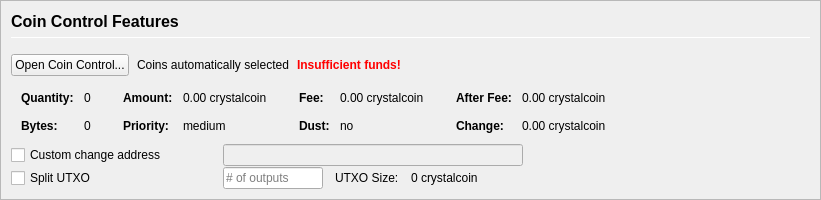
         <widget class="QFrame" name="frameCoinControl">
          <property name="sizePolicy">
           <sizepolicy hsizetype="Expanding" vsizetype="Expanding">
            <horstretch>0</horstretch>
            <verstretch>0</verstretch>
           </sizepolicy>
          </property>
          <property name="maximumSize">
           <size>
            <width>16777215</width>
            <height>16777215</height>
           </size>
          </property>
          <property name="frameShape">
           <enum>QFrame::StyledPanel</enum>
          </property>
          <property name="frameShadow">
           <enum>QFrame::Sunken</enum>
          </property>
          <layout class="QVBoxLayout" name="verticalLayoutCoinControl2">
           <property name="spacing">
            <number>0</number>
           </property>
           <property name="leftMargin">
            <number>0</number>
           </property>
           <property name="topMargin">
            <number>0</number>
           </property>
           <property name="rightMargin">
            <number>0</number>
           </property>
           <property name="bottomMargin">
            <number>0</number>
           </property>
           <item>
            <widget class="QFrame" name="frameCoinControl_BG">
             <layout class="QVBoxLayout" name="verticalLayoutCoinControl" stretch="0,0,0,0,0,0">
              <property name="spacing">
               <number>1</number>
              </property>
              <property name="leftMargin">
               <number>10</number>
              </property>
              <property name="topMargin">
               <number>10</number>
              </property>
              <item>
               <layout class="QHBoxLayout" name="horizontalLayoutCoinControl1">
                <property name="bottomMargin">
                 <number>15</number>
                </property>
                <item>
                 <layout class="QVBoxLayout" name="verticalLayout_3">
                  <property name="spacing">
                   <number>6</number>
                  </property>
                  <item>
                   <widget class="QLabel" name="labelCoinControlFeatures">
                    <property name="sizePolicy">
                     <sizepolicy hsizetype="Preferred" vsizetype="Maximum">
                      <horstretch>0</horstretch>
                      <verstretch>0</verstretch>
                     </sizepolicy>
                    </property>
                    <property name="minimumSize">
                     <size>
                      <width>0</width>
                      <height>20</height>
                     </size>
                    </property>
                    <property name="font">
                     <font>
                      <pointsize>12</pointsize>
                      <weight>75</weight>
                      <bold>true</bold>
                     </font>
                    </property>
                    <property name="styleSheet">
                     <string notr="true">font-weight:bold;</string>
                    </property>
                    <property name="text">
                     <string>Coin Control Features</string>
                    </property>
                   </widget>
                  </item>
                  <item>
                   <widget class="Line" name="line">
                    <property name="minimumSize">
                     <size>
                      <width>0</width>
                      <height>1</height>
                     </size>
                    </property>
                    <property name="maximumSize">
                     <size>
                      <width>16777215</width>
                      <height>1</height>
                     </size>
                    </property>
                    <property name="orientation">
                     <enum>Qt::Horizontal</enum>
                    </property>
                   </widget>
                  </item>
                 </layout>
                </item>
               </layout>
              </item>
              <item>
               <layout class="QHBoxLayout" name="horizontalLayoutCoinControl2" stretch="0,0,0,0">
                <property name="spacing">
                 <number>8</number>
                </property>
                <property name="bottomMargin">
                 <number>10</number>
                </property>
                <item>
                 <widget class="QPushButton" name="pushButtonCoinControl">
                  <property name="styleSheet">
                   <string notr="true"/>
                  </property>
                  <property name="text">
                   <string>Open Coin Control...</string>
                  </property>
                  <property name="autoDefault">
                   <bool>false</bool>
                  </property>
                 </widget>
                </item>
                <item>
                 <widget class="QLabel" name="labelCoinControlAutomaticallySelected">
                  <property name="text">
                   <string>Coins automatically selected</string>
                  </property>
                  <property name="margin">
                   <number>5</number>
                  </property>
                 </widget>
                </item>
                <item>
                 <widget class="QLabel" name="labelCoinControlInsuffFunds">
                  <property name="font">
                   <font>
                    <weight>75</weight>
                    <bold>true</bold>
                   </font>
                  </property>
                  <property name="styleSheet">
                   <string notr="true">color:red;font-weight:bold;</string>
                  </property>
                  <property name="text">
                   <string>Insufficient funds!</string>
                  </property>
                  <property name="margin">
                   <number>5</number>
                  </property>
                 </widget>
                </item>
                <item>
                 <spacer name="horizontalSpacerCoinControl">
                  <property name="orientation">
                   <enum>Qt::Horizontal</enum>
                  </property>
                  <property name="sizeHint" stdset="0">
                   <size>
                    <width>40</width>
                    <height>1</height>
                   </size>
                  </property>
                 </spacer>
                </item>
               </layout>
              </item>
              <item>
               <widget class="QWidget" name="widgetCoinControl" native="true">
                <property name="sizePolicy">
                 <sizepolicy hsizetype="Preferred" vsizetype="Preferred">
                  <horstretch>0</horstretch>
                  <verstretch>0</verstretch>
                 </sizepolicy>
                </property>
                <property name="minimumSize">
                 <size>
                  <width>0</width>
                  <height>0</height>
                 </size>
                </property>
                <property name="styleSheet">
                 <string notr="true"/>
                </property>
                <layout class="QHBoxLayout" name="horizontalLayoutCoinControl5">
                 <property name="leftMargin">
                  <number>0</number>
                 </property>
                 <property name="topMargin">
                  <number>0</number>
                 </property>
                 <property name="rightMargin">
                  <number>0</number>
                 </property>
                 <property name="bottomMargin">
                  <number>0</number>
                 </property>
                 <item>
                  <layout class="QHBoxLayout" name="horizontalLayoutCoinControl3" stretch="0,0,0,1">
                   <property name="spacing">
                    <number>20</number>
                   </property>
                   <property name="topMargin">
                    <number>0</number>
                   </property>
                   <property name="bottomMargin">
                    <number>10</number>
                   </property>
                   <item>
                    <layout class="QFormLayout" name="formLayoutCoinControl1">
                     <property name="horizontalSpacing">
                      <number>10</number>
                     </property>
                     <property name="verticalSpacing">
                      <number>14</number>
                     </property>
                     <property name="leftMargin">
                      <number>10</number>
                     </property>
                     <property name="topMargin">
                      <number>4</number>
                     </property>
                     <property name="rightMargin">
                      <number>6</number>
                     </property>
                     <item row="0" column="0">
                      <widget class="QLabel" name="labelCoinControlQuantityText">
                       <property name="font">
                        <font>
                         <weight>75</weight>
                         <bold>true</bold>
                        </font>
                       </property>
                       <property name="text">
                        <string>Quantity:</string>
                       </property>
                       <property name="margin">
                        <number>0</number>
                       </property>
                      </widget>
                     </item>
                     <item row="0" column="1">
                      <widget class="QLabel" name="labelCoinControlQuantity">
                       <property name="cursor">
                        <cursorShape>IBeamCursor</cursorShape>
                       </property>
                       <property name="contextMenuPolicy">
                        <enum>Qt::ActionsContextMenu</enum>
                       </property>
                       <property name="text">
                        <string notr="true">0</string>
                       </property>
                       <property name="margin">
                        <number>0</number>
                       </property>
                       <property name="textInteractionFlags">
                        <set>Qt::LinksAccessibleByMouse|Qt::TextSelectableByKeyboard|Qt::TextSelectableByMouse</set>
                       </property>
                      </widget>
                     </item>
                     <item row="1" column="0">
                      <widget class="QLabel" name="labelCoinControlBytesText">
                       <property name="font">
                        <font>
                         <weight>75</weight>
                         <bold>true</bold>
                        </font>
                       </property>
                       <property name="text">
                        <string>Bytes:</string>
                       </property>
                      </widget>
                     </item>
                     <item row="1" column="1">
                      <widget class="QLabel" name="labelCoinControlBytes">
                       <property name="cursor">
                        <cursorShape>IBeamCursor</cursorShape>
                       </property>
                       <property name="contextMenuPolicy">
                        <enum>Qt::ActionsContextMenu</enum>
                       </property>
                       <property name="text">
                        <string notr="true">0</string>
                       </property>
                       <property name="textInteractionFlags">
                        <set>Qt::LinksAccessibleByMouse|Qt::TextSelectableByKeyboard|Qt::TextSelectableByMouse</set>
                       </property>
                      </widget>
                     </item>
                    </layout>
                   </item>
                   <item>
                    <layout class="QFormLayout" name="formLayoutCoinControl2">
                     <property name="horizontalSpacing">
                      <number>10</number>
                     </property>
                     <property name="verticalSpacing">
                      <number>14</number>
                     </property>
                     <property name="leftMargin">
                      <number>6</number>
                     </property>
                     <property name="topMargin">
                      <number>4</number>
                     </property>
                     <property name="rightMargin">
                      <number>6</number>
                     </property>
                     <item row="0" column="0">
                      <widget class="QLabel" name="labelCoinControlAmountText">
                       <property name="font">
                        <font>
                         <weight>75</weight>
                         <bold>true</bold>
                        </font>
                       </property>
                       <property name="text">
                        <string>Amount:</string>
                       </property>
                       <property name="margin">
                        <number>0</number>
                       </property>
                      </widget>
                     </item>
                     <item row="0" column="1">
                      <widget class="QLabel" name="labelCoinControlAmount">
                       <property name="cursor">
                        <cursorShape>IBeamCursor</cursorShape>
                       </property>
                       <property name="contextMenuPolicy">
                        <enum>Qt::ActionsContextMenu</enum>
                       </property>
                       <property name="text">
                        <string notr="true">0.00 crystalcoin</string>
                       </property>
                       <property name="textInteractionFlags">
                        <set>Qt::LinksAccessibleByMouse|Qt::TextSelectableByKeyboard|Qt::TextSelectableByMouse</set>
                       </property>
                      </widget>
                     </item>
                     <item row="1" column="0">
                      <widget class="QLabel" name="labelCoinControlPriorityText">
                       <property name="font">
                        <font>
                         <weight>75</weight>
                         <bold>true</bold>
                        </font>
                       </property>
                       <property name="text">
                        <string>Priority:</string>
                       </property>
                      </widget>
                     </item>
                     <item row="1" column="1">
                      <widget class="QLabel" name="labelCoinControlPriority">
                       <property name="cursor">
                        <cursorShape>IBeamCursor</cursorShape>
                       </property>
                       <property name="contextMenuPolicy">
                        <enum>Qt::ActionsContextMenu</enum>
                       </property>
                       <property name="text">
                        <string>medium</string>
                       </property>
                       <property name="textInteractionFlags">
                        <set>Qt::LinksAccessibleByMouse|Qt::TextSelectableByKeyboard|Qt::TextSelectableByMouse</set>
                       </property>
                      </widget>
                     </item>
                    </layout>
                   </item>
                   <item>
                    <layout class="QFormLayout" name="formLayoutCoinControl3">
                     <property name="horizontalSpacing">
                      <number>10</number>
                     </property>
                     <property name="verticalSpacing">
                      <number>14</number>
                     </property>
                     <property name="leftMargin">
                      <number>6</number>
                     </property>
                     <property name="topMargin">
                      <number>4</number>
                     </property>
                     <property name="rightMargin">
                      <number>6</number>
                     </property>
                     <item row="0" column="0">
                      <widget class="QLabel" name="labelCoinControlFeeText">
                       <property name="font">
                        <font>
                         <weight>75</weight>
                         <bold>true</bold>
                        </font>
                       </property>
                       <property name="text">
                        <string>Fee:</string>
                       </property>
                       <property name="margin">
                        <number>0</number>
                       </property>
                      </widget>
                     </item>
                     <item row="0" column="1">
                      <widget class="QLabel" name="labelCoinControlFee">
                       <property name="cursor">
                        <cursorShape>IBeamCursor</cursorShape>
                       </property>
                       <property name="contextMenuPolicy">
                        <enum>Qt::ActionsContextMenu</enum>
                       </property>
                       <property name="text">
                        <string notr="true">0.00 crystalcoin</string>
                       </property>
                       <property name="textInteractionFlags">
                        <set>Qt::LinksAccessibleByMouse|Qt::TextSelectableByKeyboard|Qt::TextSelectableByMouse</set>
                       </property>
                      </widget>
                     </item>
                     <item row="1" column="0">
                      <widget class="QLabel" name="labelCoinControlLowOutputText">
                       <property name="font">
                        <font>
                         <weight>75</weight>
                         <bold>true</bold>
                        </font>
                       </property>
                       <property name="text">
                        <string>Dust:</string>
                       </property>
                      </widget>
                     </item>
                     <item row="1" column="1">
                      <widget class="QLabel" name="labelCoinControlLowOutput">
                       <property name="cursor">
                        <cursorShape>IBeamCursor</cursorShape>
                       </property>
                       <property name="contextMenuPolicy">
                        <enum>Qt::ActionsContextMenu</enum>
                       </property>
                       <property name="text">
                        <string>no</string>
                       </property>
                       <property name="textInteractionFlags">
                        <set>Qt::LinksAccessibleByMouse|Qt::TextSelectableByKeyboard|Qt::TextSelectableByMouse</set>
                       </property>
                      </widget>
                     </item>
                    </layout>
                   </item>
                   <item>
                    <layout class="QFormLayout" name="formLayoutCoinControl4">
                     <property name="horizontalSpacing">
                      <number>10</number>
                     </property>
                     <property name="verticalSpacing">
                      <number>14</number>
                     </property>
                     <property name="leftMargin">
                      <number>6</number>
                     </property>
                     <property name="topMargin">
                      <number>4</number>
                     </property>
                     <property name="rightMargin">
                      <number>6</number>
                     </property>
                     <item row="0" column="0">
                      <widget class="QLabel" name="labelCoinControlAfterFeeText">
                       <property name="font">
                        <font>
                         <weight>75</weight>
                         <bold>true</bold>
                        </font>
                       </property>
                       <property name="text">
                        <string>After Fee:</string>
                       </property>
                       <property name="margin">
                        <number>0</number>
                       </property>
                      </widget>
                     </item>
                     <item row="0" column="1">
                      <widget class="QLabel" name="labelCoinControlAfterFee">
                       <property name="cursor">
                        <cursorShape>IBeamCursor</cursorShape>
                       </property>
                       <property name="contextMenuPolicy">
                        <enum>Qt::ActionsContextMenu</enum>
                       </property>
                       <property name="text">
                        <string notr="true">0.00 crystalcoin</string>
                       </property>
                       <property name="textInteractionFlags">
                        <set>Qt::LinksAccessibleByMouse|Qt::TextSelectableByKeyboard|Qt::TextSelectableByMouse</set>
                       </property>
                      </widget>
                     </item>
                     <item row="1" column="0">
                      <widget class="QLabel" name="labelCoinControlChangeText">
                       <property name="font">
                        <font>
                         <weight>75</weight>
                         <bold>true</bold>
                        </font>
                       </property>
                       <property name="text">
                        <string>Change:</string>
                       </property>
                      </widget>
                     </item>
                     <item row="1" column="1">
                      <widget class="QLabel" name="labelCoinControlChange">
                       <property name="cursor">
                        <cursorShape>IBeamCursor</cursorShape>
                       </property>
                       <property name="contextMenuPolicy">
                        <enum>Qt::ActionsContextMenu</enum>
                       </property>
                       <property name="text">
                        <string notr="true">0.00 crystalcoin</string>
                       </property>
                       <property name="textInteractionFlags">
                        <set>Qt::LinksAccessibleByMouse|Qt::TextSelectableByKeyboard|Qt::TextSelectableByMouse</set>
                       </property>
                      </widget>
                     </item>
                    </layout>
                   </item>
                  </layout>
                 </item>
                </layout>
               </widget>
              </item>
              <item>
               <layout class="QHBoxLayout" name="horizontalLayoutCoinControl4">
                <property name="spacing">
                 <number>12</number>
                </property>
                <property name="sizeConstraint">
                 <enum>QLayout::SetDefaultConstraint</enum>
                </property>
                <property name="topMargin">
                 <number>0</number>
                </property>
                <property name="rightMargin">
                 <number>0</number>
                </property>
                <item>
                 <widget class="QCheckBox" name="checkBoxCoinControlChange">
                  <property name="sizePolicy">
                   <sizepolicy hsizetype="Preferred" vsizetype="Preferred">
                    <horstretch>0</horstretch>
                    <verstretch>0</verstretch>
                   </sizepolicy>
                  </property>
                  <property name="minimumSize">
                   <size>
                    <width>200</width>
                    <height>0</height>
                   </size>
                  </property>
                  <property name="maximumSize">
                   <size>
                    <width>200</width>
                    <height>16777215</height>
                   </size>
                  </property>
                  <property name="toolTip">
                   <string>If this is activated, but the change address is empty or invalid, change will be sent to a newly generated address.</string>
                  </property>
                  <property name="text">
                   <string>Custom change address</string>
                  </property>
                 </widget>
                </item>
                <item>
                 <widget class="QValidatedLineEdit" name="lineEditCoinControlChange">
                  <property name="enabled">
                   <bool>false</bool>
                  </property>
                  <property name="sizePolicy">
                   <sizepolicy hsizetype="Preferred" vsizetype="Preferred">
                    <horstretch>0</horstretch>
                    <verstretch>0</verstretch>
                   </sizepolicy>
                  </property>
                  <property name="minimumSize">
                   <size>
                    <width>300</width>
                    <height>0</height>
                   </size>
                  </property>
                 </widget>
                </item>
                <item>
                 <widget class="QLabel" name="labelCoinControlChangeLabel">
                  <property name="sizePolicy">
                   <sizepolicy hsizetype="Preferred" vsizetype="Preferred">
                    <horstretch>0</horstretch>
                    <verstretch>0</verstretch>
                   </sizepolicy>
                  </property>
                  <property name="minimumSize">
                   <size>
                    <width>100</width>
                    <height>0</height>
                   </size>
                  </property>
                  <property name="text">
                   <string/>
                  </property>
                  <property name="margin">
                   <number>3</number>
                  </property>
                 </widget>
                </item>
               </layout>
              </item>
              <item>
               <layout class="QHBoxLayout" name="horizontalLayoutCoinControl6">
                <property name="spacing">
                 <number>12</number>
                </property>
                <property name="rightMargin">
                 <number>0</number>
                </property>
                <item>
                 <widget class="QCheckBox" name="splitBlockCheckBox">
                  <property name="sizePolicy">
                   <sizepolicy hsizetype="Preferred" vsizetype="Preferred">
                    <horstretch>0</horstretch>
                    <verstretch>0</verstretch>
                   </sizepolicy>
                  </property>
                  <property name="minimumSize">
                   <size>
                    <width>200</width>
                    <height>0</height>
                   </size>
                  </property>
                  <property name="maximumSize">
                   <size>
                    <width>200</width>
                    <height>16777215</height>
                   </size>
                  </property>
                  <property name="text">
                   <string>Split UTXO</string>
                  </property>
                 </widget>
                </item>
                <item>
                 <widget class="QLineEdit" name="splitBlockLineEdit">
                  <property name="sizePolicy">
                   <sizepolicy hsizetype="Preferred" vsizetype="Preferred">
                    <horstretch>50</horstretch>
                    <verstretch>0</verstretch>
                   </sizepolicy>
                  </property>
                  <property name="minimumSize">
                   <size>
                    <width>100</width>
                    <height>0</height>
                   </size>
                  </property>
                  <property name="maximumSize">
                   <size>
                    <width>100</width>
                    <height>16777215</height>
                   </size>
                  </property>
                  <property name="placeholderText">
                   <string># of outputs</string>
                  </property>
                 </widget>
                </item>
                <item>
                 <widget class="QLabel" name="labelBlockSizeText">
                  <property name="text">
                   <string>UTXO Size:</string>
                  </property>
                 </widget>
                </item>
                <item>
                 <widget class="QLabel" name="labelBlockSize">
                  <property name="text">
                   <string>0 crystalcoin</string>
                  </property>
                 </widget>
                </item>
                <item>
                 <spacer name="horizontalSpacer_7">
                  <property name="orientation">
                   <enum>Qt::Horizontal</enum>
                  </property>
                  <property name="sizeHint" stdset="0">
                   <size>
                    <width>40</width>
                    <height>20</height>
                   </size>
                  </property>
                 </spacer>
                </item>
               </layout>
              </item>
              <item>
               <spacer name="verticalSpacerCoinControl">
                <property name="orientation">
                 <enum>Qt::Vertical</enum>
                </property>
                <property name="sizeHint" stdset="0">
                 <size>
                  <width>800</width>
                  <height>1</height>
                 </size>
                </property>
               </spacer>
              </item>
             </layout>
            </widget>
           </item>
          </layout>
         </widget>
